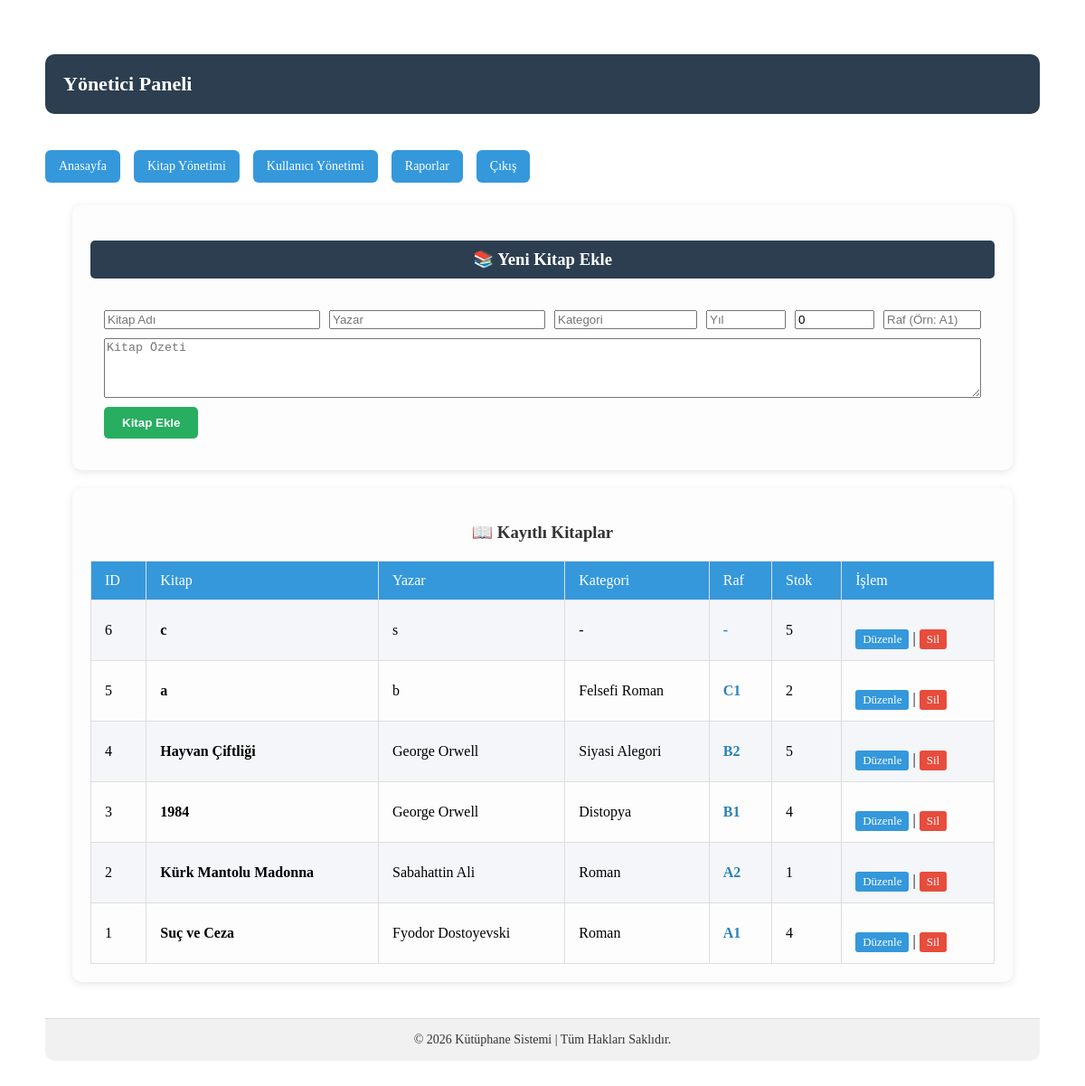
/kutuphane/admin/books_manage.php (signed in), run on the app's committed database.
### tables this page shows
CREATE TABLE `books` (
  `id` int NOT NULL,
  `title` varchar(150) DEFAULT NULL,
  `author` varchar(100) DEFAULT NULL,
  `category` varchar(50) DEFAULT NULL,
  `year` int DEFAULT NULL,
  `summary` text,
  `stock` int DEFAULT '0',
  `shelf` varchar(20) DEFAULT NULL
);

### kutuphane/admin/books_manage.php (the view, shortened to what this page needs)
<?php
include "header.php";
include "../config/db.php";
$edit_book = null;
?>
<div class="admin-card">
  <h3 style="color:white; background:#2c3e50; padding:10px; border-radius:5px;"><?= $edit_book ? '📚 Kitabı Düzenle' : '📚 Yeni Kitap Ekle' ?></h3>
  <form method="POST" style="display:flex; flex-wrap:wrap; gap:10px; padding:15px;">
    <input name="title" placeholder="Kitap Adı" value="<?= $edit_book['title'] ?? '' ?>" required style="flex:1; min-width:200px;">
    <input name="author" placeholder="Yazar" value="<?= $edit_book['author'] ?? '' ?>" required style="flex:1; min-width:200px;">
    <input name="category" placeholder="Kategori" value="<?= $edit_book['category'] ?? '' ?>" style="width:150px;">
    <input name="year" placeholder="Yıl" value="<?= $edit_book['year'] ?? '' ?>" style="width:80px;">
    <input type="number" name="stock" placeholder="Stok" value="<?= $edit_book['stock'] ?? 0 ?>" style="width:80px;">
    <input name="shelf" placeholder="Raf (Örn: A1)" value="<?= $edit_book['shelf'] ?? '' ?>" style="width:100px;">
    <textarea name="summary" placeholder="Kitap Özeti" style="width:100%; height:60px;"><?= $edit_book['summary'] ?? '' ?></textarea>
    <button type="submit" style="background:#27ae60; color:white; border:none; padding:10px 20px; border-radius:5px; cursor:pointer; font-weight:bold;">
        <?= $edit_book ? 'Güncelle' : 'Kitap Ekle' ?>
    </button>
  </form>
</div>
<div class="admin-card">
  <h3>📖 Kayıtlı Kitaplar</h3>
  <table class="admin-table">
    <tr>
      <th>ID</th><th>Kitap</th><th>Yazar</th><th>Kategori</th><th>Raf</th><th>Stok</th><th>İşlem</th>
    </tr>
    <?php
    $books = $db->query("SELECT * FROM books ORDER BY id DESC")->fetchAll();
    foreach($books as $b):
    ?>
    <tr>
      <td><?= $b['id'] ?></td>
      <td><strong><?= htmlspecialchars($b['title']) ?></strong></td>
      <td><?= htmlspecialchars($b['author']) ?></td>
      <td><?= htmlspecialchars($b['category'] ?? '-') ?></td>
      <td style="color:#2980b9; font-weight:bold;"><?= htmlspecialchars($b['shelf'] ?? '-') ?></td>
      <td><?= $b['stock'] ?></td>
      <td>
        <a href="?edit=<?= $b['id'] ?>" style="background:#3498db; color:white; padding:3px 8px; border-radius:3px; text-decoration:none;">Düzenle</a> |
        <a href="?delete=<?= $b['id'] ?>" style="background:#e74c3c; color:white; padding:3px 8px; border-radius:3px; text-decoration:none;" onclick="return confirm('Emin misiniz?')">Sil</a>
      </td>
    </tr>
    <?php endforeach; ?>
  </table>
</div>
<?php include "footer.php"; ?>

### kutuphane/admin/header.php (shortened to what this page needs)
<!DOCTYPE html>
<html>
<head>
    <link rel="stylesheet" href="../assets/css/style.css">
</head>
<body>
<div class="admin-container">
    <div class="admin-header">
        <h1>Yönetici Paneli</h1>
    </div>
    <div class="admin-menu">
        <a href="dashboard.php">Anasayfa</a>
        <a href="books_manage.php">Kitap Yönetimi</a>
        <a href="users_manage.php">Kullanıcı Yönetimi</a>
        <a href="reports.php">Raporlar</a>
        <a href="../auth/logout.php">Çıkış</a>
    </div>

### kutuphane/admin/footer.php (shortened to what this page needs)
<div class="admin-footer">
  <p>© <?= date('Y') ?> Kütüphane Sistemi | Tüm Hakları Saklıdır.</p>
</div>

### kutuphane/assets/css/style.css (style rules this page uses)
.admin-container { max-width: 1100px; margin: 40px auto; padding: 20px; }
.admin-header { background: #2c3e50; color: #fff; padding: 20px; border-radius: 10px; margin-bottom: 20px; }
.admin-header h1 { margin: 0; font-size: 22px; }
.admin-menu { display: flex; gap: 15px; margin-bottom: 25px; }
.admin-menu a { text-decoration: none; padding: 10px 15px; background: #3498db; color: #fff; border-radius: 6px; font-size: 14px; }
.admin-card { background: #fff; padding: 20px; border-radius: 12px; box-shadow: 0 5px 15px rgba(0,0,0,0.08); margin-bottom: 20px; }
.admin-table { width: 100%; border-collapse: collapse; }
.admin-table th, .admin-table td { padding: 12px; border-bottom: 1px solid #eee; text-align: left; }
.admin-table th { background: #f5f6fa; }
a { display: inline-block; margin-top: 20px; text-decoration: none; color: #fff; background-color: #3498db; padding: 10px 20px; border-radius: 5px; transition: background 0.3s; }
.admin-card { background-color: #fdfdfd; padding: 20px; margin: 20px auto; border-radius: 10px; box-shadow: 0 2px 10px rgba(0,0,0,0.1); max-width: 1000px; }
.admin-card h3 { margin-bottom: 20px; color: #333; text-align: center; }
.admin-table th, .admin-table td { border: 1px solid #ddd; padding: 12px 15px; text-align: left; }
.admin-table th { background-color: #3498db; color: #fff; font-weight: 500; }
.admin-table tr:nth-child(even) { background-color: #f5f6fa; }
.admin-table a { color: #fff; background-color: #28a745; padding: 5px 10px; border-radius: 5px; text-decoration: none; font-size: 13px; }
.admin-card a { display: inline-block; margin-top: 20px; text-decoration: none; color: #fff; background-color: #3498db; padding: 10px 20px; border-radius: 5px; transition: background 0.3s; }

### kutuphane/admin/footer.php (style rules this page uses)
.admin-footer { margin-top: 40px; padding: 15px 20px; text-align: center; background-color: #f1f1f1; color: #333; border-top: 1px solid #ddd; font-size: 14px; border-radius: 0 0 10px 10px; }
.admin-footer p { margin: 0; }

### data on the page
books: id "6", title "c", author "s", category "-", shelf "-", stock "5"
books: id "5", title "a", author "b", category "Felsefi Roman", shelf "C1", stock "2"
books: id "4", title "Hayvan Çiftliği", author "George Orwell", category "Siyasi Alegori", shelf "B2", stock "5"
books: id "3", title "1984", author "George Orwell", category "Distopya", shelf "B1", stock "4"
books: id "2", title "Kürk Mantolu Madonna", author "Sabahattin Ali", category "Roman", shelf "A2", stock "1"
books: id "1", title "Suç ve Ceza", author "Fyodor Dostoyevski", category "Roman", shelf "A1", stock "4"
